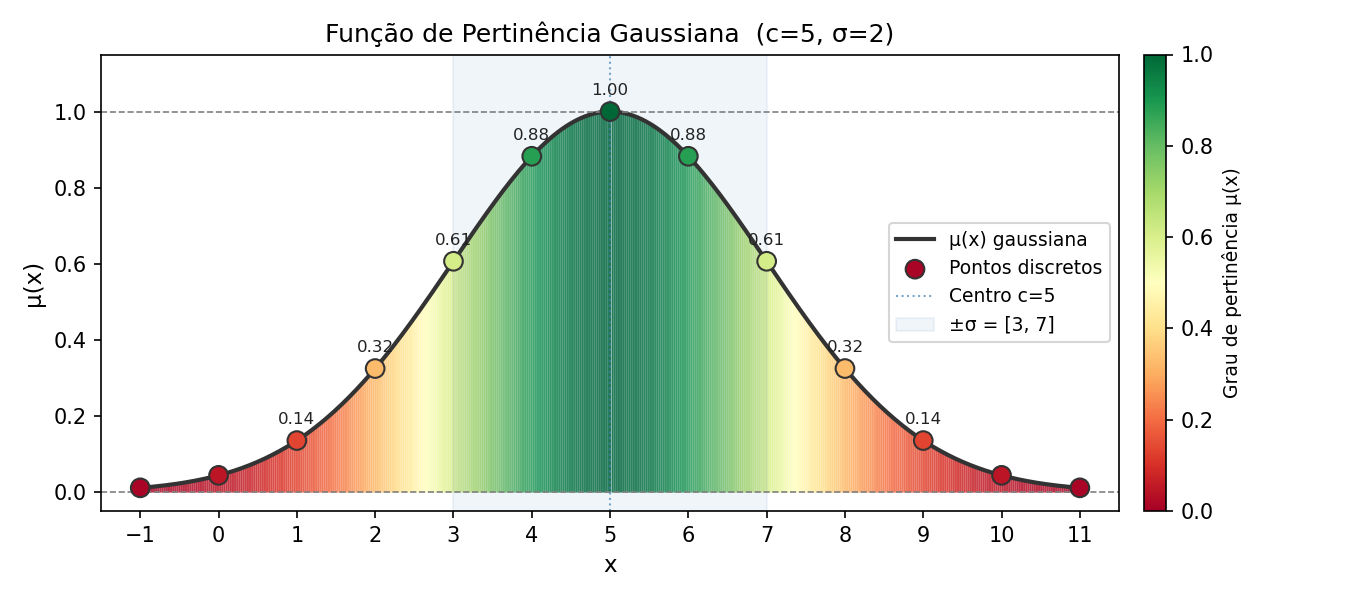

This figure's Python source:
# GO1123-Png
import numpy as np
import matplotlib.pyplot as plt
import matplotlib.colors as mcolors


def gaussiana(x, c, sigma):
    return np.exp(-((x - c) ** 2) / (2 * sigma ** 2))


if __name__ == '__main__':
    print("=== Função de Pertinência Gaussiana ===")
    # Parâmetros: centro c=5, desvio padrão sigma=2
    c, sigma = 5, 2
    print(f"  Parâmetros: c={c}, σ={sigma}")
    print()
    xs = list(range(-1, 12))
    mus = [gaussiana(x, c, sigma) for x in xs]
    for x, mu in zip(xs, mus):
        barra = "█" * int(mu * 20)
        print(f"  x={x:3d}: μ={mu:.2f} |{barra}")

    # --- Gráfico colorido ---
    fig, ax = plt.subplots(figsize=(9, 4))

    x_cont = np.linspace(-1, 11, 500)
    mu_cont = gaussiana(x_cont, c, sigma)

    cmap = plt.cm.RdYlGn
    norm = mcolors.Normalize(vmin=0, vmax=1)

    for i in range(len(x_cont) - 1):
        mu_mid = (mu_cont[i] + mu_cont[i + 1]) / 2
        ax.fill_between(
            x_cont[i:i+2], 0, mu_cont[i:i+2],
            color=cmap(norm(mu_mid)), alpha=0.85, linewidth=0
        )

    ax.plot(x_cont, mu_cont, color='#333333', linewidth=2, label='μ(x) gaussiana')

    ax.scatter(xs, mus, color=[cmap(norm(m)) for m in mus],
               edgecolors='#333333', s=80, zorder=5, label='Pontos discretos')

    for x, mu in zip(xs, mus):
        if mu > 0.05:
            ax.annotate(f'{mu:.2f}', (x, mu), textcoords='offset points',
                        xytext=(0, 8), ha='center', fontsize=8, color='#222222')

    ax.axhline(0, color='gray', linewidth=0.8, linestyle='--')
    ax.axhline(1, color='gray', linewidth=0.8, linestyle='--')
    ax.axvline(c, color='steelblue', linewidth=1, linestyle=':', alpha=0.7, label=f'Centro c={c}')
    # Marcação de ±σ
    ax.axvspan(c - sigma, c + sigma, alpha=0.08, color='steelblue', label=f'±σ = [{c-sigma}, {c+sigma}]')

    sm = plt.cm.ScalarMappable(cmap=cmap, norm=norm)
    sm.set_array([])
    cbar = fig.colorbar(sm, ax=ax, pad=0.02)
    cbar.set_label('Grau de pertinência μ(x)', fontsize=9)

    ax.set_xlim(-1.5, 11.5)
    ax.set_ylim(-0.05, 1.15)
    ax.set_xlabel('x', fontsize=11)
    ax.set_ylabel('μ(x)', fontsize=11)
    ax.set_title(f'Função de Pertinência Gaussiana  (c={c}, σ={sigma})', fontsize=12)
    ax.legend(fontsize=9)
    ax.set_xticks(range(-1, 12))

    plt.tight_layout()
    plt.savefig('GO1123-Png.png', dpi=150)
    plt.show()
    print("\n  Gráfico salvo em GO1123-Png.png")
